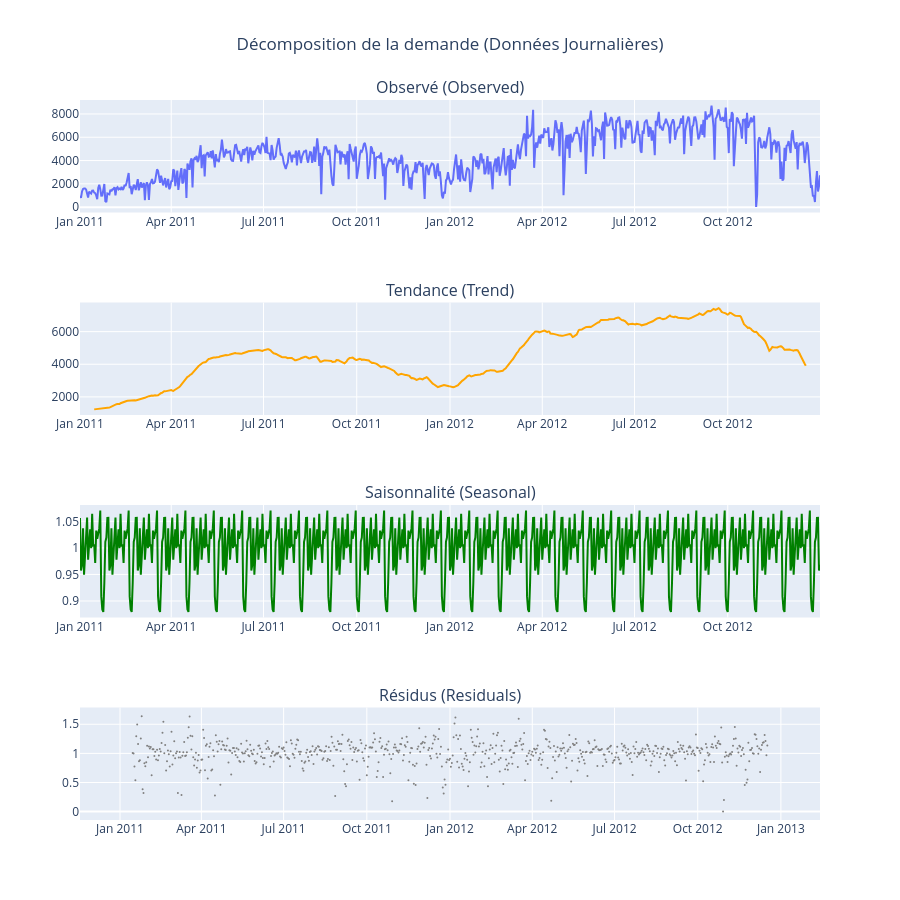

Write notebook code for a chart like this one.
### Markdown cell above
- Nos observations précédentes restent valables. On va maintenant observer la décomposition de la série principale, avant de passer aux analyses statistiques.

### Code cell
# On somme les locations horaires pour avoir un total par jour (car par heure c'est pas facile à visualiser)
df_daily = df['cnt'].resample('D').sum()

# Calcul et plot de la décomposition
# model='multiplicative' : Car l'amplitude des variations saisonnières semble augmenter
# period=7 : Car on regarde des données journalières et on cherche le pattern hebdomadaire
decomposition = seasonal_decompose(df_daily, model='multiplicative', period=28)
fig = plot_seasonal_decompose(decomposition, title="Décomposition de la demande (Données Journalières)")
fig.show()

### Figure 1 — Plotly figure (JSON) as saved in the notebook; plotly's stock layout.template omitted (floating-point values rounded to 4 significant figures; data arrays with more than 128 entries replaced by an {"elided": "..."} marker saying what was removed)
{"data": [{"mode": "lines", "name": "Observé", "type": "scatter", "x": {"elided": "731 str values"}, "xaxis": "x", "y": {"elided": "731 float values"}, "yaxis": "y"}, {"line": {"color": "orange"}, "mode": "lines", "name": "Tendance", "type": "scatter", "x": {"elided": "731 str values"}, "xaxis": "x2", "y": {"elided": "731 float values"}, "yaxis": "y2"}, {"line": {"color": "green"}, "mode": "lines", "name": "Saisonnalité", "type": "scatter", "x": {"elided": "731 str values"}, "xaxis": "x3", "y": {"elided": "731 float values"}, "yaxis": "y3"}, {"marker": {"color": "gray", "size": 2}, "mode": "markers", "name": "Résidus", "type": "scatter", "x": {"elided": "731 str values"}, "xaxis": "x4", "y": {"elided": "731 float values"}, "yaxis": "y4"}], "layout": {"annotations": [{"font": {"size": 16}, "showarrow": false, "text": "Observé (Observed)", "x": 0.5, "xanchor": "center", "xref": "paper", "y": 1, "yanchor": "bottom", "yref": "paper"}, {"font": {"size": 16}, "showarrow": false, "text": "Tendance (Trend)", "x": 0.5, "xanchor": "center", "xref": "paper", "y": 0.7188, "yanchor": "bottom", "yref": "paper"}, {"font": {"size": 16}, "showarrow": false, "text": "Saisonnalité (Seasonal)", "x": 0.5, "xanchor": "center", "xref": "paper", "y": 0.4375, "yanchor": "bottom", "yref": "paper"}, {"font": {"size": 16}, "showarrow": false, "text": "Résidus (Residuals)", "x": 0.5, "xanchor": "center", "xref": "paper", "y": 0.1562, "yanchor": "bottom", "yref": "paper"}], "height": 900, "margin": {"t": 100}, "showlegend": false, "title": {"text": "Décomposition de la demande (Données Journalières)", "x": 0.5}, "xaxis": {"anchor": "y", "domain": [0, 1]}, "xaxis2": {"anchor": "y2", "domain": [0, 1]}, "xaxis3": {"anchor": "y3", "domain": [0, 1]}, "xaxis4": {"anchor": "y4", "domain": [0, 1]}, "yaxis": {"anchor": "x", "domain": [0.8438, 1]}, "yaxis2": {"anchor": "x2", "domain": [0.5625, 0.7188]}, "yaxis3": {"anchor": "x3", "domain": [0.2812, 0.4375]}, "yaxis4": {"anchor": "x4", "domain": [0, 0.1562]}}}
